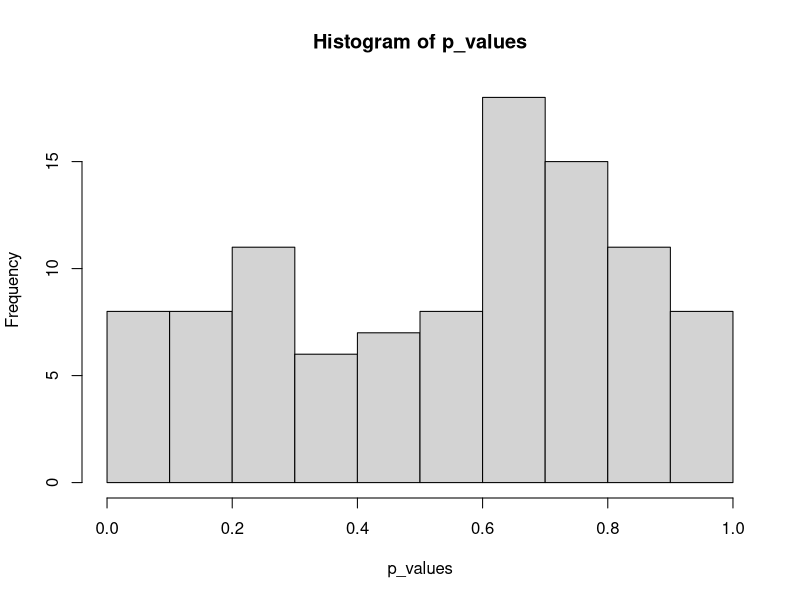

Write the R code that produced this figure.
## ---- chunk 1
knitr::opts_chunk$set(echo = TRUE)
library(dplyr)
library("purrr")
## ---- chunk 2
as_mapper(c("lorem", "ipsome", "dolor"))
## ---- chunk 3
as_mapper(c(1,2,3))
## ---- chunk 4
as_mapper(c("lorem", 2, "dolor"))
## ---- chunk 5
random_df <- data.frame(x = rnorm(10), y = rnorm(10), z = rnorm(10))
stddev <- map_dbl(random_df, sd)
print(stddev)
## ---- chunk 6
random_df <- data.frame(x = rnorm(10), y = rnorm(10), z = rnorm(10),label = letters[1:10])
numeric_df <- select_if(random_df, is.numeric)
stddev <- map_dbl(numeric_df, sd)
print(stddev)
## ---- chunk 7
new_df <- data.frame(x = factor(letters[1:10]), y = factor(letters[11:20]))

# compute number of levels for each factor column
factored <- map_int(new_df, nlevels)
print(factored)
## ---- chunk 8
trials <- map(1:100, ~ t.test(rpois(10, 10), rpois(7, 10)))
p_values <- map_dbl(trials, "p.value")
print(p_values)
hist(p_values)
## ---- chunk 9
#cyls <- split(mtcars, mtcars$cyl)
#paths <- file.path(temp, paste0("cyl-", names(cyls), ".csv"))
#iwalk(cyls, ~write.csv(.x, file = .y))
